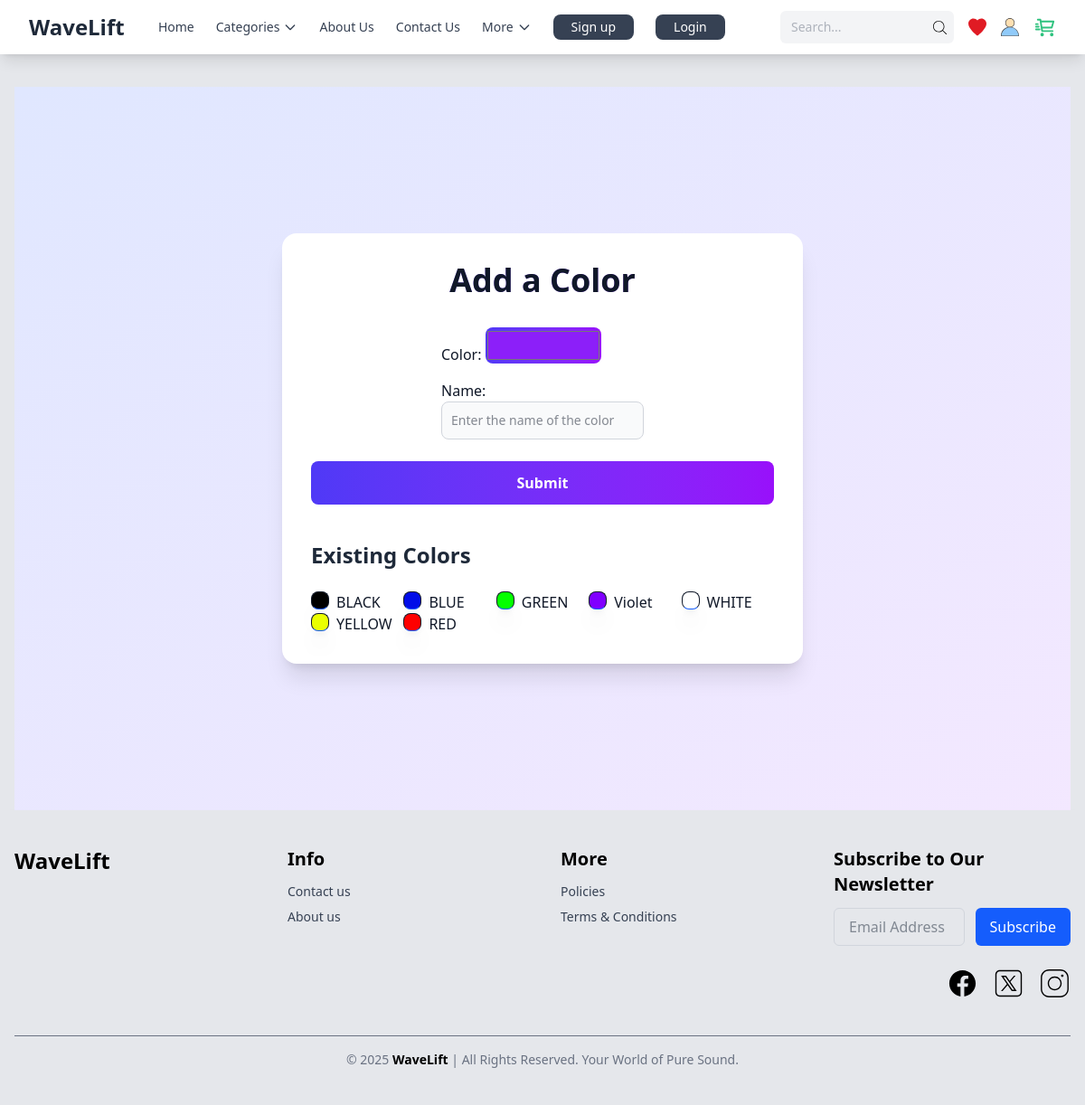
Screenshot of /products/addcolor/ with the database file from the repository.
### products/models.py (models this page shows, shortened)
class ProductColor(models.Model):
    id = models.UUIDField(primary_key=True, default=uuid4, editable=False)
    color = ColorField(default='#FFFFFF')
    name = models.CharField(max_length=50,unique=True,blank=False,null=False)
    class Meta:
        db_table = 'product_colors'
        verbose_name = 'Product Color'
        verbose_name_plural = 'Product Colors'
        ordering = ['color']

### products/views.py (the view, shortened to what this page needs)
# urls.py: path("addcolor/",CreateColor.as_view(),name="add_color_url"),
class CreateColor(View):
    template_name="products/create_color.html"
    def get(self,request):
        form = CreatColorForm()
        colors = ProductColor.objects.all()
        return render(request,self.template_name,{'form':form,'colors':colors})

### products/forms.py
class CreatColorForm(forms.ModelForm):
    color = forms.CharField(widget=forms.TextInput(attrs={ "value":"#8c1ff9" ,"type":"color","class":"w-32 h-10  bg-gradient-to-r from-indigo-600 to-purple-600   rounded-lg  hover:from-indigo-700 hover:to-purple-700 transition duration-300 transform hover:scale-105"}))
    name = forms.CharField(widget=forms.TextInput(attrs={ "class":"bg-gray-50 border border-gray-300 text-gray-900 text-sm rounded-lg focus:ring-blue-500 focus:border-blue-500 block w-full p-2.5","placeholder":"Enter the name of the color"}))
    class Meta:
        model = ProductColor
        fields =['color','name']

### templates/products/create_color.html (shortened to what this page needs)
{% extends 'shared/base.html' %}
{% block content %}
<div class="min-h-screen bg-gradient-to-br from-indigo-100 to-purple-100 flex items-center justify-center p-6">
    <div class="max-w-xl w-full bg-white rounded-2xl shadow-xl p-8 transform transition-all hover:shadow-2xl">
        <h1
            class="text-4xl font-extrabold text-gray-900 mb-8 text-center bg-clip-text bg-gradient-to-r from-indigo-500 to-purple-500">
            Add a Color
        </h1>
        <form method="post" class="space-y-6 flex justify-center items-center flex-col">
            <div class="flex flex-col space-y-4">
                {{ form.as_p }}
            </div>
            <button type="submit"
                class="w-full bg-gradient-to-r from-indigo-600 to-purple-600 text-white py-3 rounded-lg font-semibold hover:from-indigo-700 hover:to-purple-700 transition duration-300 transform hover:scale-105">
                Submit
            </button>
        </form>
        <h2 class="text-2xl font-semibold text-gray-800 mt-10 mb-6">Existing Colors</h2>
        <div class="grid lg:grid-cols-5 grid-cols-2">
            {% for color in colors %}
            <div class="flex gap-2 ">
                <div class="w-5 border-1 border-solid border-b-blue-600 h-5 rounded-lg shadow-xl hover:shadow-2xl transition duration-300 transform hover:scale-110"
                    style="background-color: {{ color.color }};" title="{{ color.name }} ({{ color.color }})"></div>
                <div>{{color.name}}</div>
            </div>
            {% endfor %}
        </div>
    </div>
</div>
{% endblock %}

### rows the page displays
ProductColor: name "BLACK"
ProductColor: name "BLUE"
ProductColor: name "GREEN"
ProductColor: name "Violet"
ProductColor: name "WHITE"
ProductColor: name "YELLOW"
ProductColor: name "RED"
